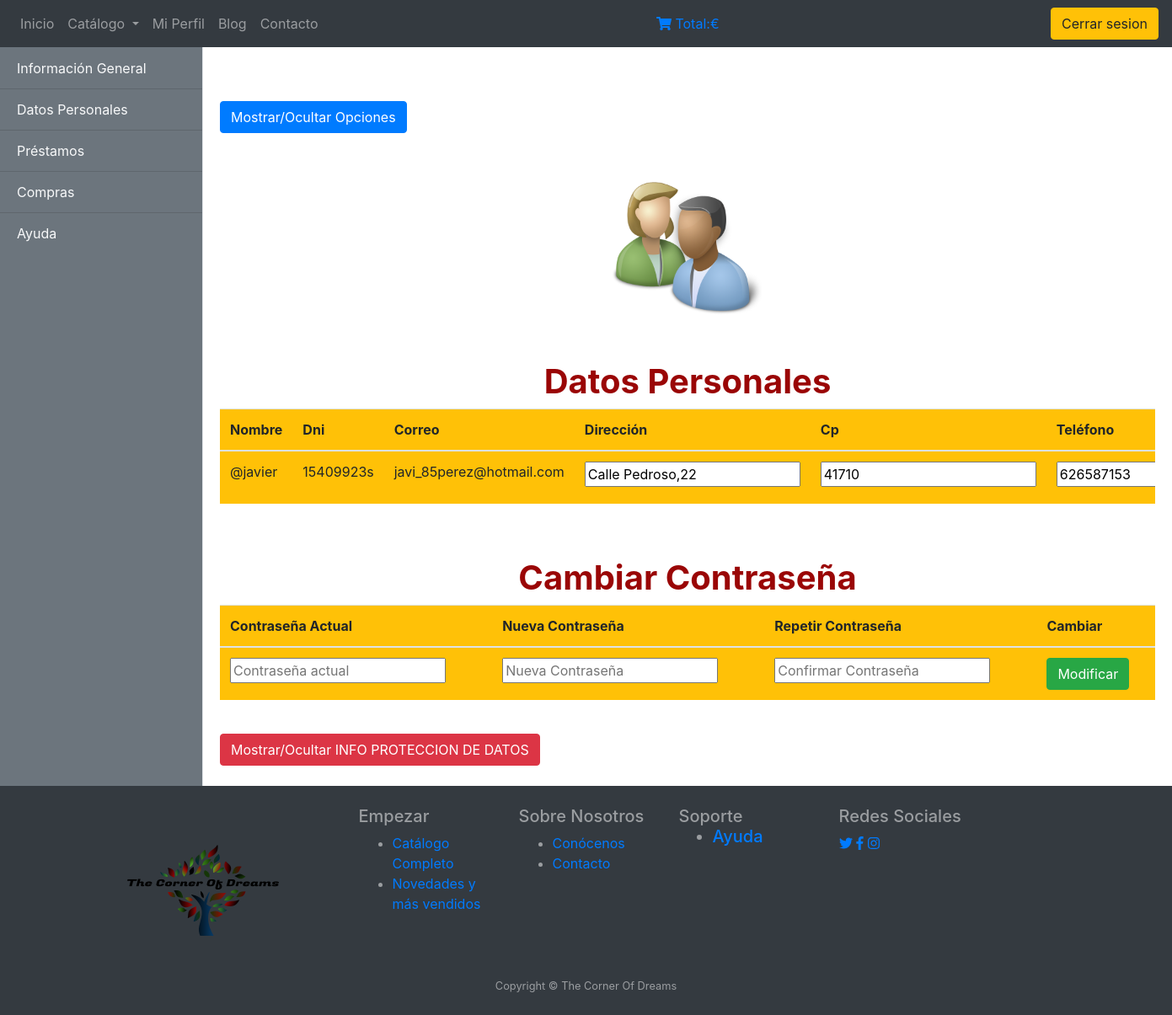
/Controller/usuarioVerDatosPersonales.php (signed in), run on an earlier commit of the app's database.
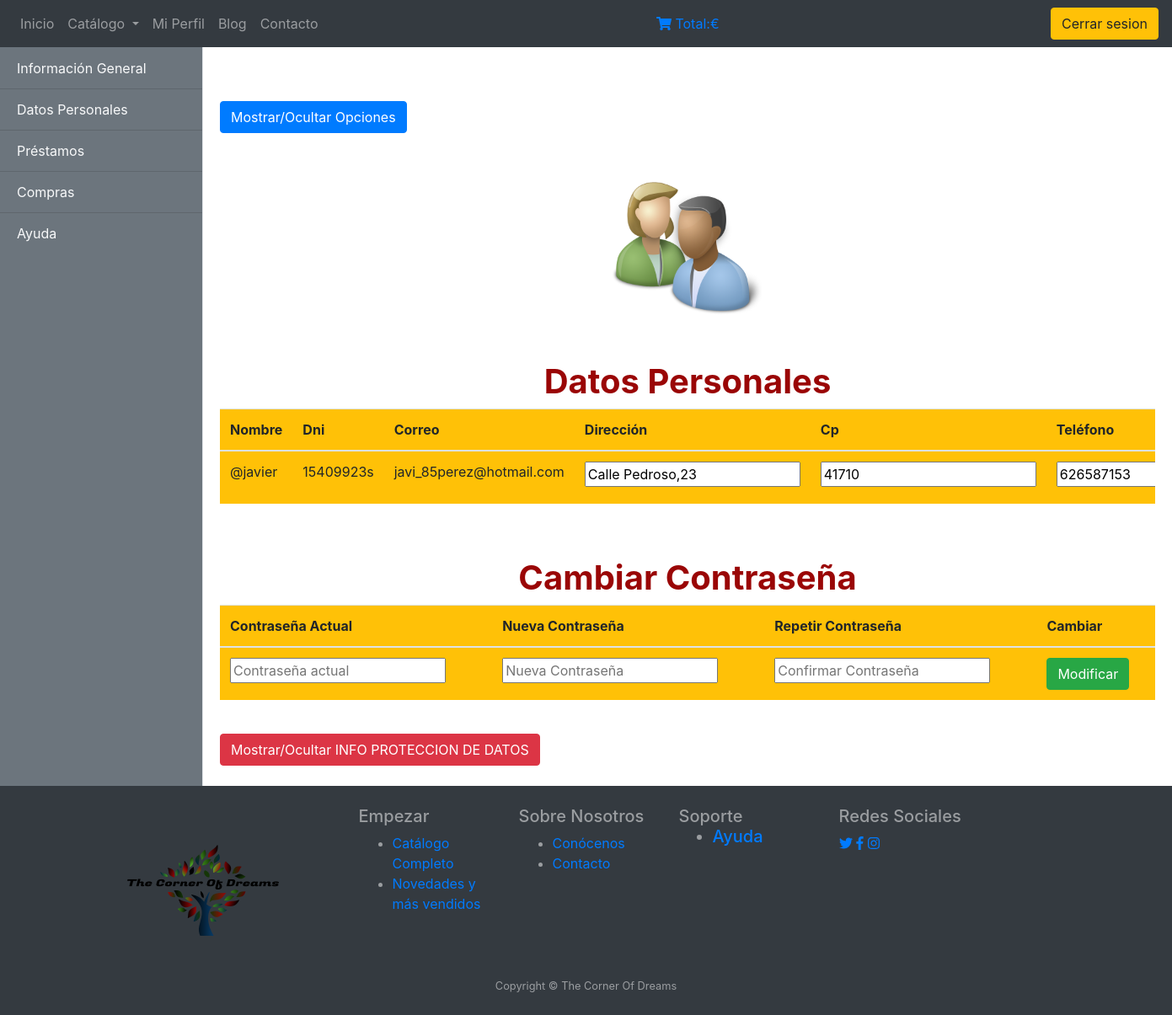
And on a later commit of the database.
### tables this page shows
CREATE TABLE `usuarios` (
  `id` int(60) NOT NULL,
  `nombre` varchar(120) NOT NULL,
  `dni` varchar(60) NOT NULL,
  `correo` varchar(120) NOT NULL,
  `direccion` varchar(120) NOT NULL,
  `cp` int(60) NOT NULL,
  `telefono` int(60) NOT NULL,
  `contraseña` varchar(30) NOT NULL
);

### Model/Usuario.php (called while the page is built, shortened)
<?php
class  Usuario{
	private $nombre;
	private $dni;
	private $correo;
	private $direccion;
    private $cp;
	private $telefono;
	function __construct($id=0,$nombre='',$dni='',$correo='',$direccion='',$cp=0,$telefono=0, $contraseña='')
	{
		$this->nombre=$nombre;
		$this->dni = $dni;
		$this->correo=$correo;
		$this->direccion=$direccion;
        $this->cp=$cp;
		$this->telefono=$telefono;
    }
    public function getNombre()
    {
        return $this->nombre;
    }
    public function getDni()
    {
        return $this->dni;
    }
    public function getCorreo()
    {
        return $this->correo;
    }
    public function getDireccion()
    {
        return $this->direccion;
    }
    public function getCp()
    {
        return $this->cp;
    }
    public function getTelefono()
    {
        return $this->telefono;
    }
        public static function getUsuarioByDni($dni) {
        $conexion = proyectoBD::connectDB();
        $seleccion = "SELECT * FROM usuarios WHERE dni=\"".$dni."\"";
        $consulta = $conexion->query($seleccion);
        $registro = $consulta->fetchObject();
        $usuario = new Usuario($registro->id,$registro->nombre, $registro->dni, $registro->correo, $registro->direccion,$registro->cp, $registro->telefono, $registro->contraseña);
        return $usuario;
    }
}
 ?>

### View/usuarioVerDatosPersonales.php (the view, shortened to what the changed rows need)
<!DOCTYPE html>
<html>
<head>
  <link rel="stylesheet" href="https://maxcdn.bootstrapcdn.com/bootstrap/4.4.1/css/bootstrap.min.css">
   <link rel="stylesheet" type="text/css" href="../View/css/estiloUsuarioPerfil.css">
  <link rel="stylesheet" href="https://use.fontawesome.com/releases/v5.0.8/css/solid.css">
</head>
<body>
<nav class="navbar navbar-expand-sm bg-dark navbar-dark fixed-top">
    <div class="collapse navbar-collapse" id="navbarSupportedContent-555">
     <ul class="navbar-nav">
        <li class="nav-item">
            <a class="nav-link" href="../Controller/principalUsuario.php">Inicio</a>
        </li>
        <li class="nav-item dropdown">
          <a class="nav-link dropdown-toggle" href="#" id="navbardrop" data-toggle="dropdown">
            Catálogo
            </a>
        </li>
        <li class="nav-item">
            <a class="nav-link" href="../Controller/usuarioVerPerfil.php">Mi Perfil</a>
         </li>
          <li class="nav-item">
            <a class="nav-link" href="../Controller/usuBlog.php">Blog</a>
         </li>
        <li class="nav-item">
            <a class="nav-link" href="../Controller/usuFormularioContacto.php">Contacto</a>
         </li>
        </ul>
        <div class="navbar-nav ml-auto">
              <a href="../Controller/verContenidoCesta.php"><i class="fas fa-shopping-cart"></i> <?=$_SESSION['cantidad']?> Total:<?=$_SESSION['subtotal']?>€</a>
          </div>
            <div class="navbar-nav ml-auto">
            <button type="button" class="btn btn-warning" onclick="cerrarSesion()">Cerrar sesion</button>
          </div>
   </div>
</nav>
<div class="d-flex" id="wrapper">
    <div class="bg-secondary border-right" id="sidebar-wrapper">
      <div class="sidebar-heading text-light">Menú de Opciones </div>
      <div class="list-group list-group-flush">
        <a href="../Controller/usuarioVerPerfil.php" class="list-group-item list-group-item-action bg-secondary text-light">Información General</a>
        <a href="../Controller/usuarioVerDatosPersonales.php" class="list-group-item list-group-item-action bg-secondary text-light">Datos Personales</a>
        <a href="../Controller/usuarioVerPrestamos.php" class="list-group-item list-group-item-action bg-secondary text-light">Préstamos</a>
        <a href="../Controller/usuarioVerCompras.php" class="list-group-item list-group-item-action bg-secondary text-light">Compras</a>
        <a href="../Controller/usuAyuda.php" class="list-group-item list-group-item-action bg-secondary text-light">Ayuda</a>
      </div>
    </div>
 <div class="container" id="principal">
   <button class="btn btn-primary" id="menu-toggle">Mostrar/Ocultar Opciones</button>
  <br><br>
    <img class="imgUsuario" src="../View/img/usuarios2.png" width="180">
<br><br>
<h1 class="tituloInfoGeneral">Datos Personales</h1>
<div class="table-responsive">
<table class="table bg-warning">
	<thead>
		<tr>
			<th>Nombre</th>
			<th>Dni</th>
      <th>Correo</th>
			<th>Dirección</th>
			<th>Cp</th>
			<th>Teléfono</th>
		</tr>
	</thead>
	<tbody>
    <tr>
      <td><?= $usuario->getNombre(); ?> </td>
      <td><?= $usuario->getDni(); ?> </td>
      <td><?= $usuario->getCorreo(); ?> </td>
      <form action="../Controller/usuarioCambiarDatos.php" method="POST">
        <td><input type="text" name="direccion" value="<?= $usuario->getDireccion(); ?>"></td>
        <td><input type="text" name="cp" value="<?= $usuario->getCp(); ?>" pattern="^(?:0[1-9]|[1-4]\d|5[0-2])\d{3}$" title="Tiene que tener 5 dígitos"></td>
        <td><input type="text" name="telefono" value="<?= $usuario->getTelefono(); ?>" pattern="^[\d]{3}[-]*([\d]{2}[-]*){2}[\d]{2}$" title="Tiene que tener 9 dígitos"></td>
      </form>
    </tr>
  </tbody>
</table>
</div>
<br><br>
<h1 class="tituloInfoGeneral">Cambiar Contraseña</h1>
<div class="table-responsive">
<table class="table bg-warning">
  <thead>
    <tr>
      <th>Contraseña Actual</th>
      <th>Nueva Contraseña</th>
      <th>Repetir Contraseña</th>
      <th>Cambiar</th>
    </tr>
  </thead>
  <tbody>
    <tr>
      <form id="formulario">
        <td><input type="password" name="contraseñaActual" placeholder="Contraseña actual" required=""></td>
        <td><input type="password" name="nuevaContraseña" placeholder="Nueva Contraseña" pattern="^(?=.*\d)(?=.*[a-z])(?=.*[A-Z])(?!.*\s).*$" id="nueva" title="Tiene que contener una mayúscula, una minúcula y al menos un número" required=""></td>
        <td><input type="password" name="repetirContraseña" placeholder="Confirmar Contraseña" pattern="^(?=.*\d)(?=.*[a-z])(?=.*[A-Z])(?!.*\s).*$" title="Tiene que contener una mayúscula, una minúcula y al menos un número" required=""></td>
        <td><input type="button" class="btn btn-success" id="cambio" value="Modificar" /></td>
      </form>
    </tr>
  </tbody>
</table>
</div>
<br>
<input type="button" id="boton1" class="btn btn-danger" value="Mostrar/Ocultar INFO PROTECCION DE DATOS">
<br><br>
</div>
</div>
    <footer id="myFooter" class="py-4 bg-dark text-white-50">
        <div class="container">
            <div class="row">
                <div class="col-sm-3">
                    <img src="../View/img/Logo.png">
                </div>
                <div class="col-sm-2">
                    <h5>Empezar</h5>
                    <ul>
                        <li><a href="../Controller/usuarioVerCatalago.php">Catálogo Completo</a></li>
                        <li><a href="../Controller/usuarioVerMasVendidos.php">Novedades y más vendidos</a></li>
                    </ul>
                </div>
                <div class="col-sm-2">
                    <h5>Sobre Nosotros</h5>
                    <ul>
                        <li><a href="../Controller/principalUsuario.php">Conócenos</a></li>
                        <li><a href="../Controller/usuFormularioContacto.php">Contacto</a></li>
                    </ul>
                </div>
                <div class="col-sm-2">
                    <h5>Soporte<e/h5>
                    <ul>
                        <li><a href="../Controller/usuAyuda.php">Ayuda</a></li>
                    </ul>
                </div>
                <div class="col-sm-3">
                    <div class="social-networks">
                      <h5>Redes Sociales</h5>
                        <a href="#" class="twitter"><i class="fab fa-twitter"></i></a>
                        <a href="#" class="facebook"><i class="fab fa-facebook-f"></i></i></a>
                        <a href="#" class="Instagram"><i class="fab fa-instagram"></i></i></a>
                    </div>
                </div>
            </div>
        </div>
        <div class="container text-center">
      <small>Copyright &copy; The Corner Of Dreams</small>
    </div>
    </footer>
</body>
</html>

What changed in the data, as far as the page shows it:
changed usuarios "@javier": direccion "Calle Pedroso,22" → "Calle Pedroso,23"
